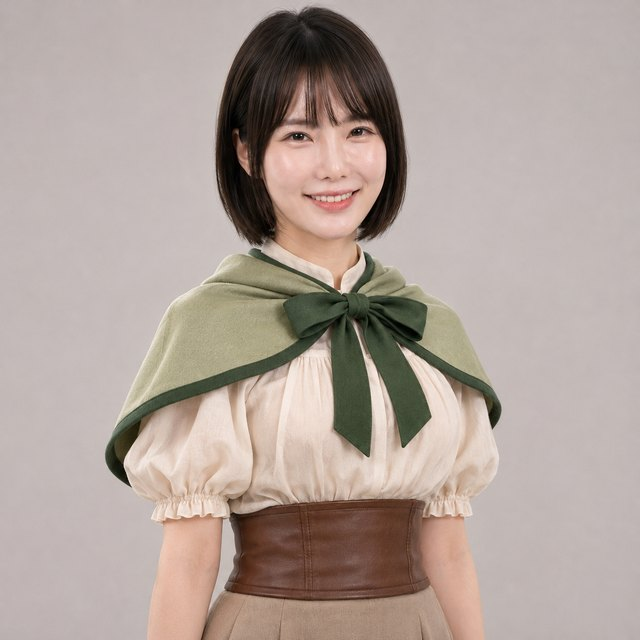
#> input picture art/cutin/real_cha.jpg, 640 x 640 px, given in place of jie.png, which was not available
$ python real.py
#> lines starting #> are read from the running program, lines starting #| are printed output that depends on the picture; after the words box and inside, x2 and y2 are one past the last pixel; in counts of white or black regions, pixels touching at a corner belong together
"""資料卡的「真人版立繪」：有重畫過的上半身圖（art/raw/real/<代號>.png，art/raw/jobs13.sh 用 GPT 生）就用它縮成 640×640；
沒有的話退回舊做法：從角色設定圖（art/raw/refs/<代號>.png，右半邊是真人版或 3D 版的三視圖）裁出正面那一格 → art/cutin/real_<代號>.jpg。
用法：uv run --with pillow --with numpy python tools/real.py   → 另外輸出 out/real_check.jpg（16 張排在一起，要用眼睛確認每張都是正面、臉在上半部）
設定圖左邊是像素小人（洋紅底），右邊才是照片區；FRAC＝正面那一格佔照片區寬度的比例（四格的約 .25、三格的約 .34）。"""
import os
import numpy as np
from PIL import Image
os.chdir(os.path.dirname(os.path.dirname(os.path.abspath(__file__))))
FRAC = dict(jie=.25, kevin=.26, kui=.25, mi=.27, wu=.25, xu=.3, you=.27, fairy=.38, cha=.34, heilun=.34, qiang=.34, senpai=.34, yan=.34, hui=.36, zong=.36, vivi=.44)
OFF = dict(vivi=.17)      # 正面那一格不是從照片區最左邊開始的，往右移這個比例
TRIM = dict(kui=.1, fairy=.1)      # 底下有英文標籤的，裁掉這個比例
KIND = dict(cha='3d', heilun='3d', qiang='3d', senpai='3d', yan='3d', hui='3d', zong='3d')
out = []
for n, fr in FRAC.items():
    if os.path.exists(f'art/raw/real/{n}.png'):      # 重畫過的上半身立繪（art/raw/jobs13.sh，GPT 生的正方形）：直接縮成 640×640
        im = Image.open(f'art/raw/real/{n}.png').convert('RGB'); k = min(im.size); im = im.crop(((im.width - k) // 2, 0, (im.width - k) // 2 + k, k)).resize((640, 640), Image.LANCZOS); im.save(f'art/cutin/real_{n}.jpg', quality=86); out.append((n, im)); print(n, '重畫版', im.size); continue
    im = Image.open(f'art/raw/refs/{n}.png').convert('RGB'); a = np.asarray(im).astype(int); r, g, b = a[..., 0], a[..., 1], a[..., 2]
#> further down, im is the input picture: PIL image 640x640 RGB; mean R, G, B 176.6, 162.6, 155.5
#> after `r, g, b = (a[..., 0], a[..., 1], a[..., 2])`:
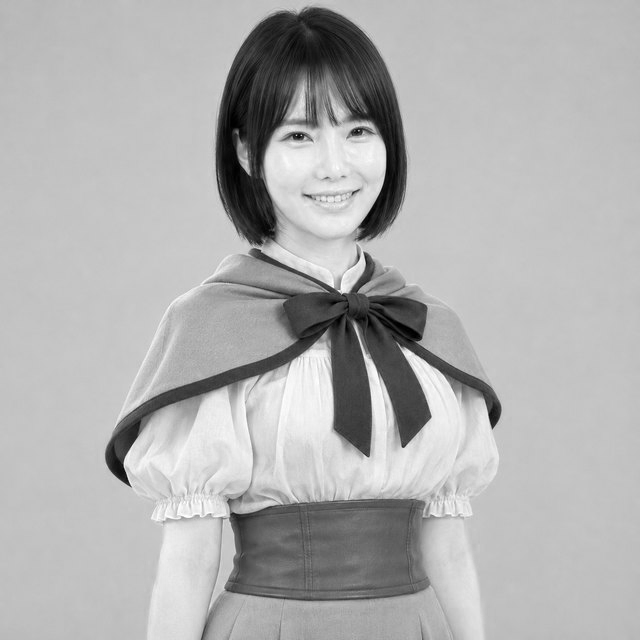
#> r: shape (640, 640) int64; min 0, max 255, mean 176.6
#> after `r, g, b = (a[..., 0], a[..., 1], a[..., 2])`:
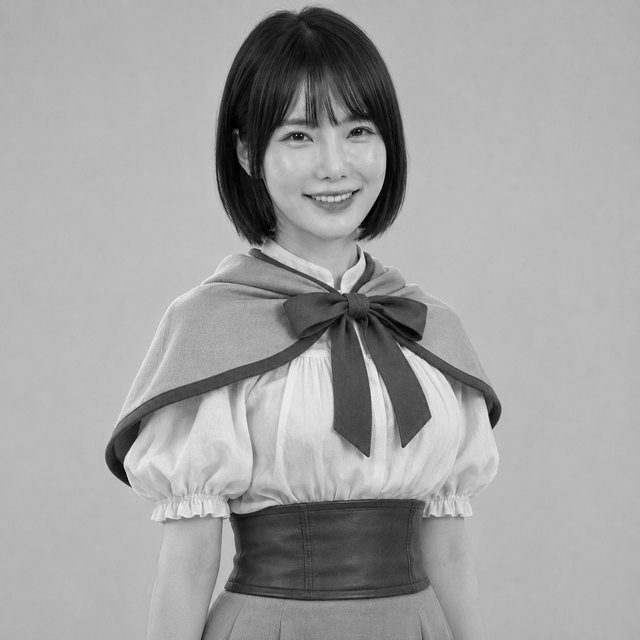
#> g: shape (640, 640) int64; min 0, max 244, mean 162.6
#> after `r, g, b = (a[..., 0], a[..., 1], a[..., 2])`:
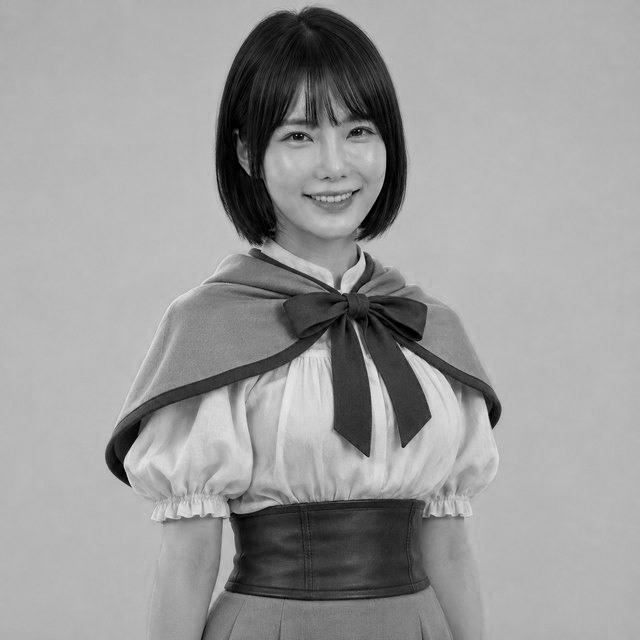
#> b: shape (640, 640) int64; min 0, max 235, mean 155.5
    mag = (r > 200) & (g < 90) & (b > 200); dark = (r < 60) & (g < 60) & (b < 60); col = (~(mag | dark)).mean(axis=0)      # 每一欄有多少不是洋紅也不是黑邊
#> after `mag = (r > 200) & (g < 90) & (b > 200)`: mag: shape (640, 640) bool; every value is 0
#> after `dark = (r < 60) & (g < 60) & (b < 60)`:
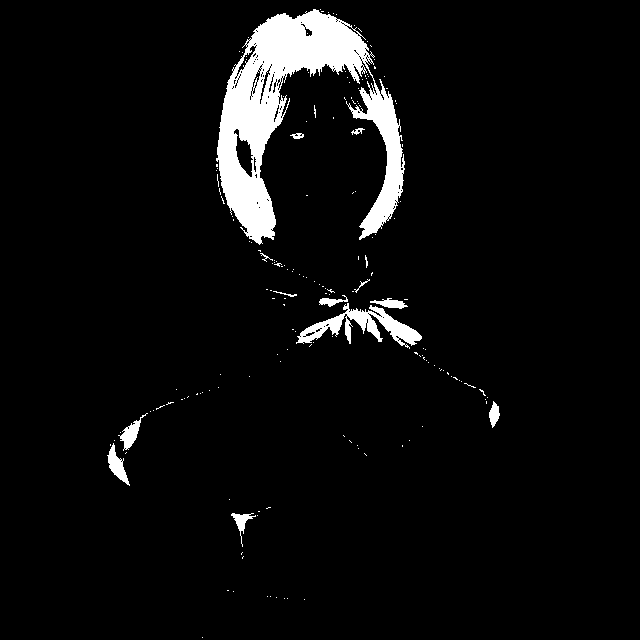
#> dark: shape (640, 640) bool; 5% white; 175 white regions (161 under 20 px), largest, box (x1, y1, x2, y2) and area: (216, 9, 405, 245) 16560, (296, 303, 422, 349) 1952, (107, 443, 130, 486) 383
#> after `col = (~(mag | dark)).mean(axis=0)`: col = 640 values, max 1 at index 0, min 0.667 at index 259, mean 0.95
    full = n in ('jie', 'kevin', 'kui', 'mi', 'vivi')      # 兩種版型：照片貼滿整張高度的（從 x=281 開始），或四周留洋紅邊的（從 x=464 開始）
    x0, x1 = (281, im.width) if full else (464, int(np.where(col > .5)[0].max()) + 1); rows = np.where((~(mag | dark))[:, x0 + 20:x1 - 20].mean(axis=1) > .5)[0]; y0, y1 = int(rows.min()), int(rows.max()) + 1
#> after `x0, x1 = (281, im.width) if full else (464, int(np.where(col > 0.5)[0]`: x0 = 281; x1 = 640
#> after `rows = np.where((~(mag | dark))[:, x0 + 20:x1 - 20].mean(axis=1) > 0.5`: rows = 640 values from 0 to 639
#> after `y0, y1 = (int(rows.min()), int(rows.max()) + 1)`: y0 = 0; y1 = 640
    w = round((x1 - x0) * fr); ox = round((x1 - x0) * OFF.get(n, 0)); crop = im.crop((x0 + ox, y0, x0 + w, y1 - round((y1 - y0) * TRIM.get(n, 0)))); k = 640 / crop.height; crop = crop.resize((round(crop.width * k), 640), Image.LANCZOS)
#> after `w = round((x1 - x0) * fr)`: w = 90
#> after `ox = round((x1 - x0) * OFF.get(n, 0))`: ox = 0
#> after `crop = im.crop((x0 + ox, y0, x0 + w, y1 - round((y1 - y0) * TRIM.get(n`:
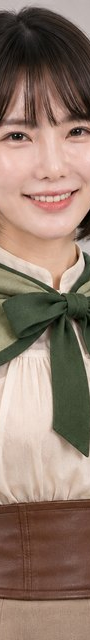
#> crop: PIL image 90x640 RGB; mean R, G, B 144, 121.9, 108.2
#> after `k = 640 / crop.height`: k = 1
    crop.save(f'art/cutin/real_{n}.jpg', quality=86); out.append((n, crop)); print(n, (x0, y0, x1, y1), crop.size, KIND.get(n, 'real'))
#| jie (281, 0, 640, 640) (90, 640) real
#> pass 2 of the loop `for n, fr in FRAC.items():`:
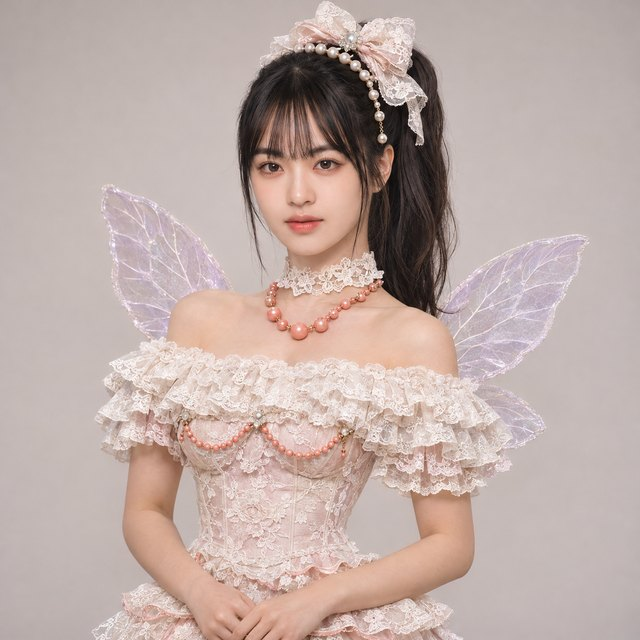
#> input picture art/cutin/real_fairy.jpg, 640 x 640 px, given in place of kevin.png, which was not available
#> im is the input picture: PIL image 640x640 RGB; mean R, G, B 191.5, 173.3, 167.9
#> `dark = (r < 60) & (g < 60) & (b < 60)`:
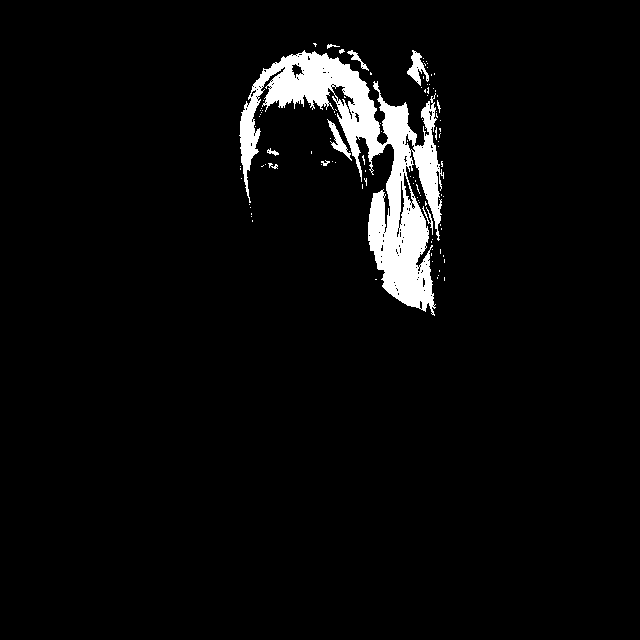
#> dark: shape (640, 640) bool; 4.2% white; 104 white regions (94 under 20 px), largest, box (x1, y1, x2, y2) and area: (239, 50, 444, 316) 16055, (407, 50, 429, 86) 339, (327, 119, 352, 161) 270
#> col = 640 values, max 1 at index 0, min 0.703 at index 394, mean 0.958
#> w = 93
#> `crop = im.crop((x0 + ox, y0, x0 + w, y1 - round((y1 - y0) * TRIM.get(n`:
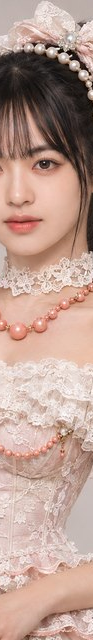
#> crop: PIL image 93x640 RGB; mean R, G, B 187, 157.3, 146
#| kevin (281, 0, 640, 640) (93, 640) real
#> (the run stopped early here; a loop or call above may not have finished)
